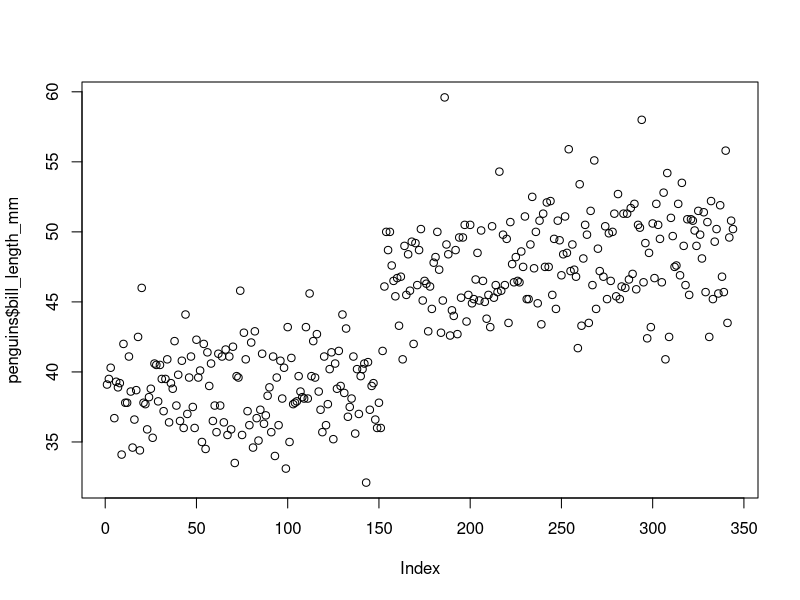
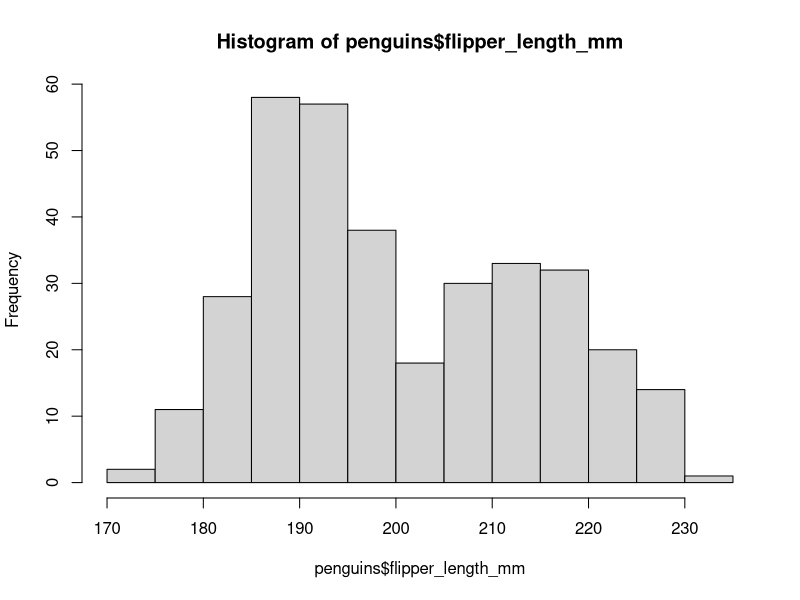
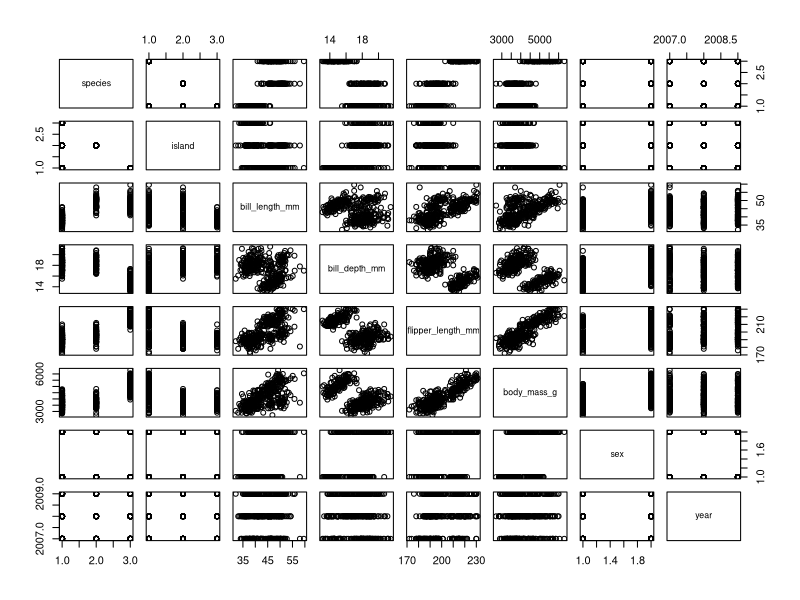

Reproduce these figures in R, in order.
install.packages("palmerpenguins")
require(palmerpenguins)
require(here)

class(penguins)

penguins = data.frame(penguins)

mean(penguins$body_mass_g)
head(penguins$body_mass_g)
head(penguins)

help(mean)
mean(penguins$body_mass_g, na.rm = TRUE)
summary(penguins)


plot(penguins$bill_length_mm)
hist(penguins$flipper_length_mm)
pairs(penguins)

